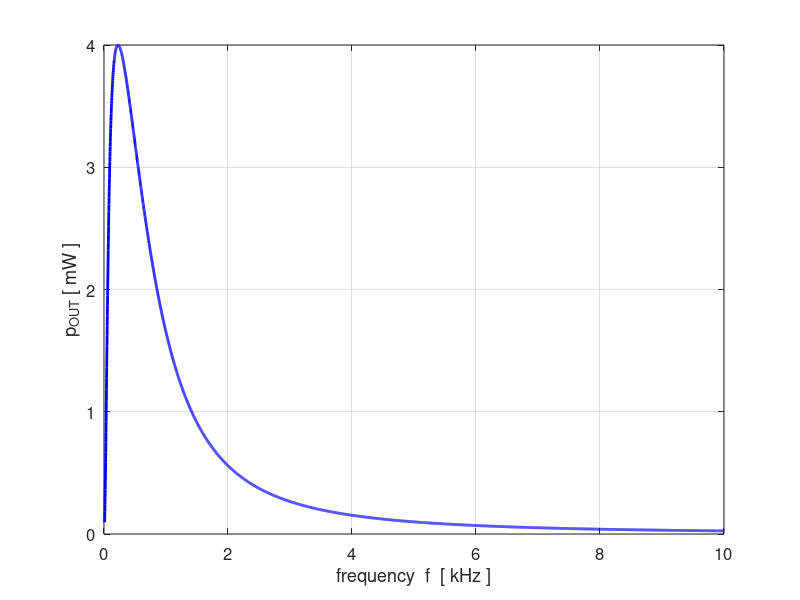
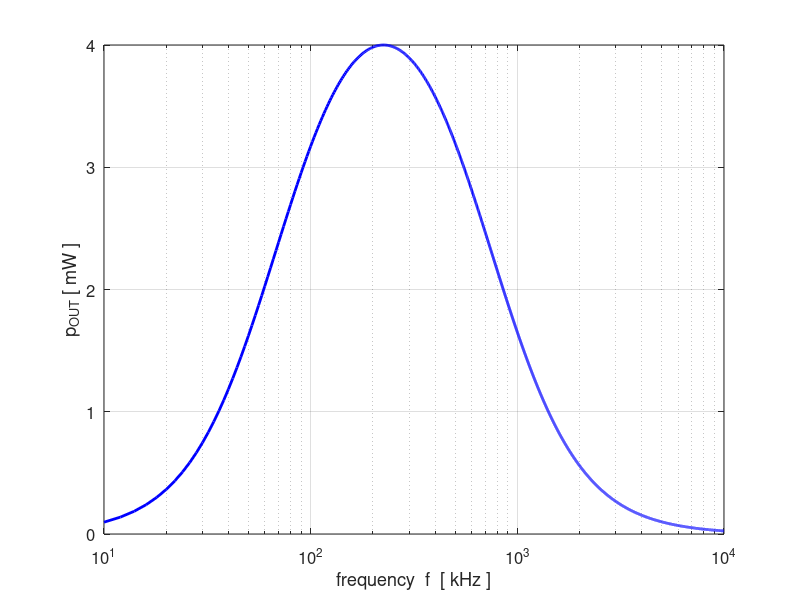

MATLAB code for these plots, in order:
% CacFilters1.m

% Modelling FILTER circuits
% 

% Ian Cooper
% School of Physics, University of Sydney
% email: ian.cooper@sydney.edu.au
% http://www.physics.usyd.edu.au/teach_res/mp/mphome.htm
% 180103 


clear all
close all
clc

% ========================================================================
%   INPUTS   default values [ ]
% =======================================================================

% series resistance Z1 [ 1e3 ohms] 
   R1 = 1e3;
% capacitance Z2 [1.0e-6 F]
   C2 = 1e-6;
% capacitance Z3 [1.0e-6 F]
   C3 = 1e-6; 
% resistance Z4 [ 1e3 ohms] 
   R4 = 1e3;   
% output resistance Z5 [ 1e3 ohms]    
   R5 = 1e3;  R_OUT = R5;
% input peak voltage for apllied emf [10 V]   
    V_IN = 10;
% frequency range {N = 1000 fMIn = 10 Hz fMAx = 5e3 Hz]    
    N = 5000;
    fMin = 10;
    fMax =10e3;
% input signal frequency fs for time domain graph [319.6897] Hz
    fs = 319.6897;

% =======================================================================  
%   CALCULATIONS
% =======================================================================   
   f = linspace(fMin,fMax, N); 
   w = (2*pi).*f;
   
% impedances
   Z1 = R1;
   Z2 = -1i ./ (w .*C2);    
   Z3 = -1i ./ (w .*C3);
   Z4 = R4;
   Z5 = R5;
   Z6 = 1./(1./Z4 + 1./Z5);
   Z7 = Z3 + Z6;
   Z8 = 1./(1./Z2 + 1./Z7);
   Z9 = Z1 + Z8;
   
% currents [A] and voltages [V] 
   i1 = V_IN ./ Z9; i_IN = i1;
   v1 = i1 .* Z1;
   v2 = V_IN - v1;
   i3 = v2./Z3;
   i7 = i1 - i3;
   v6 = i7 .* Z6;
   i5 = v6./Z5;
   i_OUT = i5;
   I_OUT = abs(i_OUT);
   v_OUT = v6;
   V_OUT = abs(v_OUT);
   P_OUT = V_OUT .* I_OUT;
   
  
%    v3 = v2; v_OUT = v2;
%    i2 = v2 ./ Z2; 
%    i3 = v3 ./ Z3; i_OUT = i3; 
%    
% % Magnitudes: currents [mA] and voltages [V]
%    V1 = abs(v1);
%    V2 = abs(v2);
%    V3 = V2;
%    V_OUT = V2;
%    I1 = 1e3.*abs(i1); I_IN = I1;
%    I2 = 1e3.*abs(i2);
%    I3 = 1e3.*abs(i3);
%    I_OUT = I3;
%    
% % Phases   [rad /pi]
%      phi_1   = angle(v1)./pi;
%      phi_2   = angle(v2)./pi;
%      phi_3   = angle(v3)./pi;
%      phi_OUT = phi_3;
%      
%      theta_1 = angle(i1)./pi; 
%      theta_2 = angle(i2)./pi;
%      theta_3 = angle(i3)./pi;
%  
% % Powers  [mW]
%      P1 = V1.*I1;
%      P2 = V2.*I2;
%      P3 = V3.*I3; P_OUT = P3;
%      P_IN = V_IN .* I_IN;
% 
% % Voltage gain Av and -3dB point
%     Av = V_OUT ./ V_IN;
%     AvdB = real(20*log10(Av));
%     
%     AvdB_max = max(AvdB);
%     AvdB_3 = AvdB_max-3;
%     K = find(AvdB < AvdB_3,1);
%     if flagF == 2
%       K = find(AvdB > AvdB_3,1);
%     end
%     fC = f(K);
%     AvdB_C = AvdB(K);
%     
% % =======================================================================   
% % TIME DOMAIN    select source frequency fs
% % =======================================================================
%     
%     KK = find(f > fs,1);
%     Ns = 1000;
%     ws = 2*pi*fs;
%     Ts = 1/fs;
%     tMin = 0;
%     tMax = 3*Ts;
%     t = linspace(tMin,tMax,Ns);
%  % input signal emf   
%     emf = real(V_IN .* exp(1j*ws*t));
%  % output or load voltage
%     vLoad = real(abs(V3(KK)) .* exp(1j*(ws*t + pi*phi_3(KK))));
%    
%     
% =======================================================================
%   GRAPHICS
% =======================================================================
 
 figure(1)   % Av vs f -----------------------------------------------
    pos = [0.07 0.05 0.25 0.28];
    set(gcf,'Units','normalized');
    set(gcf,'Position',pos);
    set(gcf,'color','w');
    fss = 12;
    xP = f/1e3; yP = P_OUT.*1e3;        
    plot(xP, yP,'b','linewidth',2); 
%    hold on
%    xP = 1e-3.*[fC fC]; yP = [0 max(Av)];
%    plot(xP, yP,'r','linewidth',1);
    grid on
    xlabel('frequency  f  [ kHz ]')
    ylabel('p_{OUT} [ mW ]');
%    tm1 = 'f_C  =  ';
%    tm2 = num2str(fC, '%4.1f Hz \n');
%    tm = [tm1 tm2];
%    title(tm,'fontweight','normal');
    set(gca,'fontsize',fss)
%    

figure(2)   % Av vs f -----------------------------------------------
    pos = [0.33 0.05 0.25 0.28];
    set(gcf,'Units','normalized');
    set(gcf,'Position',pos);
    set(gcf,'color','w');
    fss = 12;
    xP = f; yP = P_OUT.*1e3;        
    semilogx(xP, yP,'b','linewidth',2); 
%    hold on
%    xP = 1e-3.*[fC fC]; yP = [0 max(Av)];
%    plot(xP, yP,'r','linewidth',1);
    grid on
    xlabel('frequency  f  [ kHz ]')
    ylabel('p_{OUT} [ mW ]');
%    tm1 = 'f_C  =  ';
%    tm2 = num2str(fC, '%4.1f Hz \n');
%    tm = [tm1 tm2];
%    title(tm,'fontweight','normal');
    set(gca,'fontsize',fss)
%    

% figure(2)   % Av vs log(f) ----------------------------------------------
%    pos = [0.33 0.05 0.25 0.28];
%    set(gcf,'Units','normalized');
%    set(gcf,'Position',pos);
%    set(gcf,'color','w');
%    fss = 12;
%    xP = f; yP = AvdB;        
%    semilogx(xP, yP,'b','linewidth',2); 
%    hold on
%    xP = fC.*ones(length(yticks),1);
%    yP = yticks;
%    semilogx(xP, yP,'r','linewidth',1);
%    yP = AvdB_C.*ones(length(xticks),1);
%    xP = xticks;
%    semilogx(xP, yP,'r','linewidth',1);
%    
%    grid on
%    xlabel('f_{IN}  [ Hz ]');
%    ylabel('voltage gain  A_v  [dB]');
%    tm1 = 'f_C  =  ';
%    tm2 = num2str(fC, '%4.1f Hz \n');
%    tm = [tm1 tm2];
%    title(tm,'fontweight','normal');
%    set(gca,'fontsize',fss) 
%    
%    
% figure(3)   % output phase vs log10(f) ----------------------------------
%    pos = [0.59 0.05 0.25 0.28];
%    set(gcf,'Units','normalized');
%    set(gcf,'Position',pos);
%    set(gcf,'color','w');
%    fss = 12;
%    xP = f; yP = phi_OUT;        
%    semilogx(xP, yP,'b','linewidth',2);
%    hold on
%    xP = [fC fC];
%    yP = [-0.5 0];
%    if flagF == 2
%      yP = [0 0.5];
%    end
%    semilogx(xP, yP,'r','linewidth',1);
%    grid on
%    xlabel('f_{IN}  [ Hz ]');
%    ylabel('\phi_{OUT} / \pi');
%    tm1 = 'f_C  =  ';
%    tm2 = num2str(fC, '%4.1f Hz \n');
%    tm = [tm1 tm2];
%    title(tm,'fontweight','normal');
%    set(gca,'fontsize',fss)  
%    set(gca,'yTIck',-0.5:0.125:0);
%    if flagF == 2
%    set(gca,'yTIck',0:0.125:0.5);
%    end
%    
%  figure(4)   % output power  [mW] ----------------------------------
%    pos = [0.07 0.42 0.25 0.28];
%    set(gcf,'Units','normalized');
%    set(gcf,'Position',pos);
%    set(gcf,'color','w');
%    fss = 12;
%    xP = f; yP = P_OUT;        % capacitve reactance
%    semilogx(xP, yP,'b','linewidth',2);
%    hold on
%    xP = [fC fC]; yP = [0 max(P_OUT)];
%    semilogx(xP, yP,'r','linewidth',1);
%    
%    yP = max(P_OUT)/2.*ones(length(xticks),1);
%    xP = xticks;
%    semilogx(xP, yP,'r','linewidth',1);
%    
%    grid on
%    xlabel('f_{IN}  [ Hz ]');
%    ylabel('P_{OUT}  [ mW]');
%    tm1 = 'f_C  =  ';
%    tm2 = num2str(fC, '%4.1f Hz \n');
%    tm = [tm1 tm2];
%    title(tm,'fontweight','normal');
%    set(gca,'fontsize',fss)  
%    
%   figure(5)   % time domain: voltages  -------------------------------------
%    pos = [0.33 0.42 0.25 0.28];
%    set(gcf,'Units','normalized');
%    set(gcf,'Position',pos);
%    set(gcf,'color','w');
%    
%    xP = 1e3.*t; yP = emf;        
%    plot(xP, yP,'b','linewidth',2);   
%    hold on
%    yP = vLoad;
%    plot(xP, yP,'r','linewidth',2); 
%    legend(' emf',' v_{OUT}');
%    grid on
%    xlabel('time t  [ ms ]')
%    ylabel('voltages  V  [ V ]');
%    
%     tm1 = 'f_{IN}  =  ';
%     tm2 = num2str(fs, '%3.0f \n');
%     tm3 = ' Hz';
%     tm4 = '   \phi_{OUT} / \pi =  ';
%     tm5 = num2str(phi_OUT(KK), '%3.2f \n');
%     tm6 = ' ';
%     tm = [tm1 tm2 tm3 tm4 tm5 tm6];
%     h_tm = title(tm,'fontWeight','normal');
%     set(h_tm,'fontsize',fss);
%     set(gca,'fontsize',fss)      
%  
%    
%    
